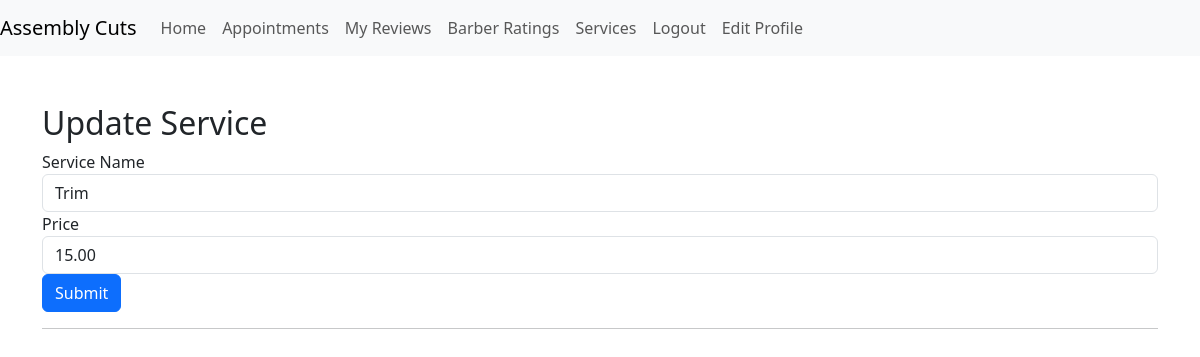
/our_services/update.php?id=4 (signed in), run on an earlier commit of the app's database.
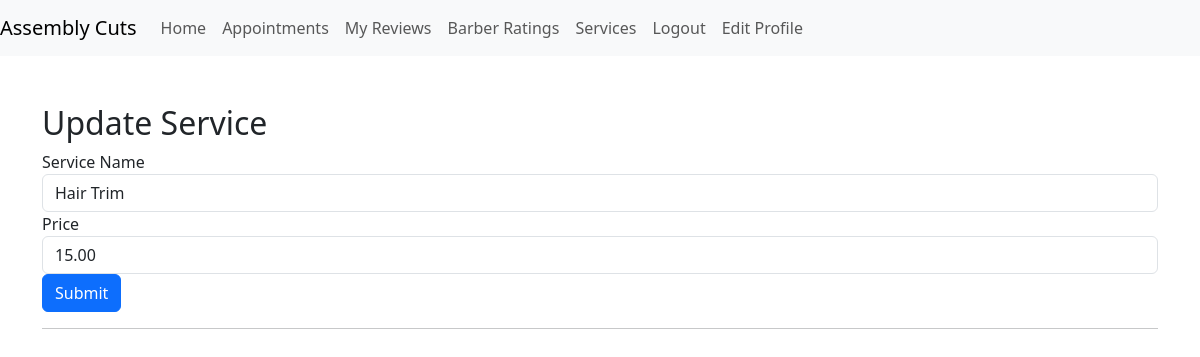
And on a later commit of the database.
### tables this page shows
CREATE TABLE `SERVICES` (
  `SERV_ID` int(11) NOT NULL,
  `SERV_NAME` varchar(50) NOT NULL,
  `PRICE` decimal(6,2) NOT NULL
);

### functions.php (called while the page is built, shortened)
<?php
require_once('connection.php');
function services_get()
{
    if (isset($_GET['id']) && is_numeric($_GET['id'])) {
        global $conn;
        $id = $_GET['id'];
        $get_id = mysqli_query($conn, "SELECT * FROM SERVICES WHERE SERV_ID='$id'");
        if (mysqli_num_rows($get_id) === 1) {
            $row = mysqli_fetch_assoc($get_id);
            return ($row);
        }
    }
}

### our_services/update.php (the view, shortened to what this page needs)
<?php
require_once '../functions.php';
include('../appointments/header.php');
$row = services_get();
?>
<div class="container">
    <div class="row">
        <div class="col pt-5">
            <h2>Update Service</h2>
            <form action="<?php echo $_SERVER['PHP_SELF']; ?>?id=<?php echo $row['SERV_ID']; ?>" method="post">
                <div class="form-group">
                    <label for="service_name">Service Name</label>
                    <input type="text" name="service_name" value="<?php echo $row['SERV_NAME']; ?>" class="form-control" id="service_name">
                </div>
                <div class="form-group">
                    <label for="price">Price</label>
                    <input type="text" name="price" value="<?php echo $row['PRICE']; ?>" class="form-control" id="price">
                </div>
                <button type="submit" class="btn btn-primary">Submit</button>
            </form>
            <hr>
        </div>
    </div>
</div>
<?php
include('footer.php');
?>

What changed in the data, as far as the page shows it:
changed services: service_name "Trim" → "Hair Trim"
